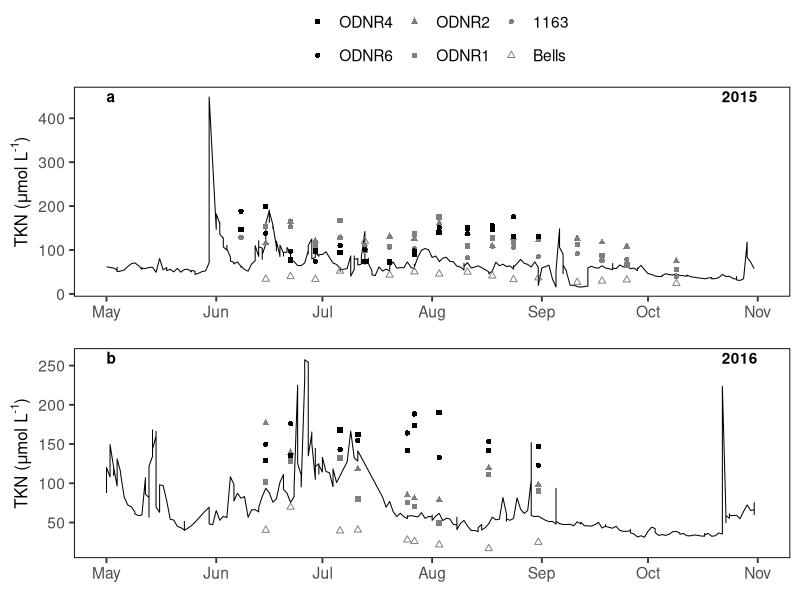

Reproduce this figure in R.
#### Sandusky Bay Data: Statistics and Figures
# Manuscript: Nitrogen cycling in Sandusky Bay, Lake Erie: oscillations between strong and weak export and implications for harmful algal blooms
# Written by K. Salk (krsalkgu@uwaterloo.ca)

#### TKN Figures ----
TKNdata <- read.csv("TKNData.csv")
head(TKNdata)

library(ggplot2)
library(tidyverse)
library(gridExtra)
library(ggpubr)

mytheme <- theme_bw(base_size=14, base_family="") + 
  theme(panel.border=element_rect(color="black"), 
        panel.grid.major=element_line(color="white"), 
        panel.grid.minor=element_line(color="white"), 
        axis.title.y = element_text(size=12),
        legend.position="none", 
        legend.title = element_text(size=12, color = "white"),
        legend.key=element_rect(colour="white"))


TKNdata$Date <- as.Date(TKNdata$Date, "%m/%d/%y")
TKNdata <- mutate(TKNdata, Year = format(TKNdata$Date, "%Y"))

TKNriver2015 <- subset(TKNdata, Year == "2015" & Location == "River")
TKNriver2016 <- subset(TKNdata, Year == "2016" & Location == "River")
TKNbay2015 <- subset(TKNdata, Year == "2015" & Location != "River")
TKNbay2016 <- subset(TKNdata, Year == "2016" & Location != "River")
TKNbay2015$Location <- factor(TKNbay2015$Location, levels = c("ODNR4", "ODNR6", "ODNR2", "ODNR1", "1163", "Bells"))
TKNbay2016$Location <- factor(TKNbay2016$Location, levels = c("ODNR4", "ODNR6", "ODNR2", "ODNR1", "Bells"))

TKN2015plot <-
ggplot() + 
  geom_line(data = TKNriver2015, aes(x = Date, y = TKN), size = 0.35) +
  geom_point(data = TKNbay2015, aes(x = Date, y = TKN, shape = Location, color = Location), size = 1.5) +
  scale_shape_manual(values=c(15, 16, 17, 15, 16, 2)) +
  scale_color_manual(values=c("black", "black", "gray50", "gray50", "gray50", "gray50")) +
  xlab(expression("")) +
  ylab (expression("TKN ("*mu*"mol L"^"-1"*")")) +
  scale_x_date(date_breaks = "1 month", date_labels = "%b") +
  annotate("text", x = as.Date("2015-05-01"), y = 450, label = "a", hjust = 0, fontface = "bold") +
  annotate("text", x = as.Date("2015-11-01"), y = 450, label = "2015", hjust = 1, fontface = "bold") +
  mytheme

TKN2016plot <-
ggplot() + 
  geom_line(data = TKNriver2016, aes(x = Date, y = TKN), size = 0.35) +
  geom_point(data = TKNbay2016, aes(x = Date, y = TKN, shape = Location, color = Location), size = 1.5) +
  scale_shape_manual(values=c(15, 16, 17, 15, 2)) +
  scale_color_manual(values=c("black", "black", "gray50", "gray50", "gray50")) +
  mytheme +
  xlab(expression("")) +
  ylab (expression("TKN ("*mu*"mol L"^"-1"*")")) +
  scale_x_date(date_breaks = "1 month", date_labels = "%b") +
  scale_y_continuous(breaks = c(50, 100, 150, 200, 250)) +
  annotate("text", x = as.Date("2016-05-01"), y = 260, label = "b", hjust = 0, fontface = "bold") +
  annotate("text", x = as.Date("2016-11-01"), y = 260, label = "2016", hjust = 1, fontface = "bold") +
  theme(legend.position = "none") 

ggarrange(TKN2015plot, TKN2016plot, ncol = 1, nrow = 2,  common.legend = TRUE, legend = "top")
